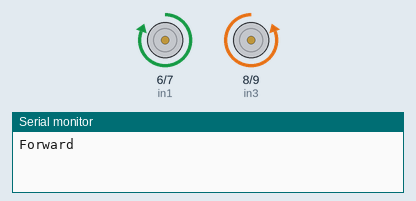
The sketch below on a simulated Arduino Uno, built with avr-gcc and run on an emulated ATmega328P. On the bench: motor-driver pin pairs drawn as motors (green arrow = first pin HIGH = forward, orange = second pin HIGH = backward, longer = more drive, scaled by the enable pin), the last lines printed to the serial monitor.

Above: at 0.2 s.
At 1.2 s:
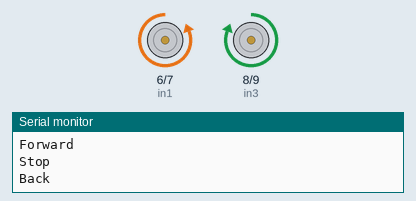
At 2.2 s:
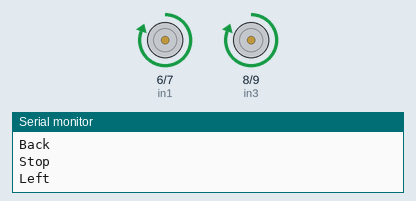
At 4.7 s:
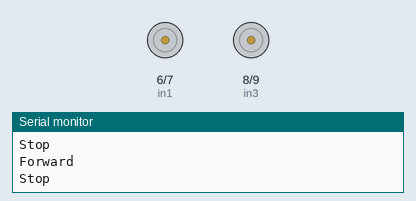
Timing chart, 0 to 5.2 s (numbered marks = the images above):
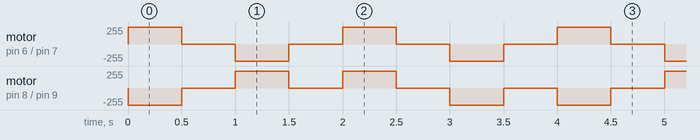

Measured:
- by itself, motor on pin 6 (in1) / pin 7 (in2): repeats every 2.0 s: stopped 0.50 s, backward 255/255 0.50 s, stopped 0.50 s, forward 255/255 0.50 s
- by itself, motor on pin 8 (in3) / pin 9 (in4): repeats every 4.0 s: 2 × (stopped 0.50 s, forward 255/255 0.50 s), 2 × (stopped 0.50 s, backward 255/255 0.50 s)

The sketch:

MotorDriveModified.ino
```cpp
/*
  Name: Jack Bergin
  Date: January 15, 2019
  Class: Electrical Engineering (H)
  Lab: Modified Motor Driver
  Description: Used my old elegoo robot of incorperate four motors and
  run them on a car like structure.
*/

//define motor output pins
int in1 = 6;
int in2 = 7;
int in3 = 8;
int in4 = 9;

//define the enable output pins
int ENA = 5;
int ENB = 11;

void setup()
{
  //Set the defined pins to the output
  pinMode(in1, OUTPUT);
  pinMode(in2, OUTPUT);
  pinMode(in3, OUTPUT);
  pinMode(in4, OUTPUT);
  pinMode(ENA, OUTPUT);
  pinMode(ENB, OUTPUT);

  //Turns on and enables the arduino
  digitalWrite(ENA, HIGH);
  digitalWrite(ENB, HIGH);

  //Sets up serial monitor
  Serial.begin(9600);
}

void loop()
{
  //Accesses our forward method
  forward();
  //Stops motor for 500 milliseconds
  halt();

  //Accesses our backward method
  backward();
  //Stops motor for 500 milliseconds
  halt();

  //Accesses left method
  left();
  //Stops motor for 500 milliseconds
  halt();

  //Accesses right method
  right();
  //Stops motor for 500 milliseconds
  halt();
}
//Forward method
void forward()
{
  //Turns on individual motors
  digitalWrite(in1, HIGH); //Left wheels
  digitalWrite(in2, LOW);
  digitalWrite(in3, LOW);
  digitalWrite(in4, HIGH); //Right wheels
  Serial.println("Forward");
  delay(500);
}

//Backward method
void backward()
{
  digitalWrite(in1, LOW);
  digitalWrite(in2, HIGH); //Reverse left wheels
  digitalWrite(in3, HIGH); //Reverse right wheels
  digitalWrite(in4, LOW);
  Serial.println("Back");
  delay(500);
}
//Left method
void left()
{
  digitalWrite(in1, HIGH); //Forward on left wheels
  digitalWrite(in2, LOW);
  digitalWrite(in3, HIGH); //Backward on right wheels
  digitalWrite(in4, LOW);
  Serial.println("Left");
  delay(500);
}
//Right method
void right()
{
  digitalWrite(in1, LOW);
  digitalWrite(in2, HIGH); //Forward on right wheels
  digitalWrite(in3, LOW);
  digitalWrite(in4, HIGH); //Backward on left wheels
  Serial.println("Right");
  delay(500);
}

//Stop "halt" method
void halt()
{
  //Turns off all motors off
  digitalWrite(in1, LOW);
  digitalWrite(in2, LOW);
  digitalWrite(in3, LOW);
  digitalWrite(in4, LOW);
  Serial.println("Stop");
  delay(500);
}
```
